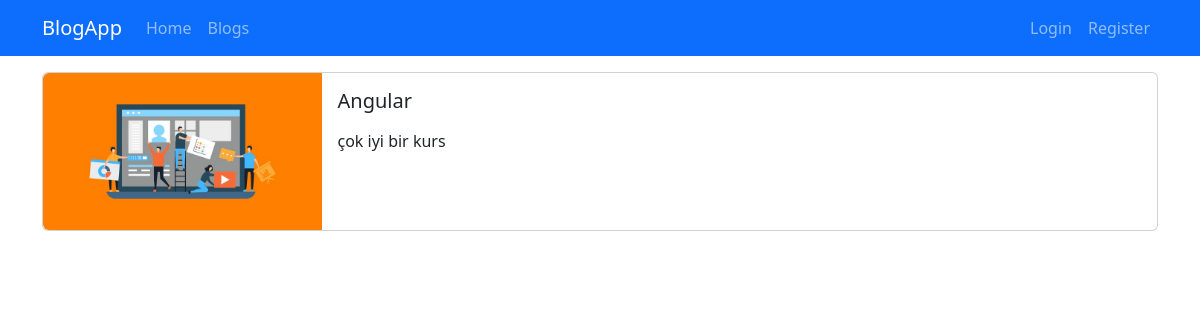
Screenshot of /blogs/angular with the database file from the repository.
### blog/models.py (models this page shows, shortened)
class Blog(models.Model):
    title = models.CharField(max_length=200)
    image = models.ImageField(
        upload_to="blogs"
    )  # fileField, can allow to upload different types of files than image
    is_active = models.BooleanField(default=True)
    is_homepage = models.BooleanField(default=False)
    description = RichTextField()
    slug = models.SlugField(
        null=False, blank=True, unique=True, db_index=True, editable=False
    )  # blank = True means that in the admin panel can be empty
    categories = models.ManyToManyField(
        Category, related_name="blogs", blank=True
    )  # related name means when we call the category object, we can access the blogs of that category by using this name, example,

### blog/views.py (the view)
# urls.py: path("blogs/<slug:slug>", views.blog_details, name="blog_details"),
def blog_details(request, slug):
    blog = Blog.objects.get(slug=slug)
    return render(request, "blog/blog-details.html", {"blog": blog})

### blog/templates/blog/blog-details.html (shortened to what this page needs)
{% extends 'base.html' %}
{% block content %}
  {% load static %}
  <div class="container mt-3">
    <div class="row">
      <div class="col-12">
        <div class="card mb-3">
          <div class="row g-0">
            <div class="col-md-3">
              <img src="{{ blog.image.url }}" class="img-fluid rounded-start" alt="..." />
            </div>
            <div class="col-md-9">
              <div class="card-body">
                <h5 class="card-title">{{ blog.title }}</h5>
                <p class="card-text">{{ blog.description|safe }}</p>
              </div>
            </div>
          </div>
        </div>
      </div>
    </div>
  </div>
{% endblock %}

### rows the page displays
Blog: image (picture), title "Angular", description "çok iyi bir kurs"
